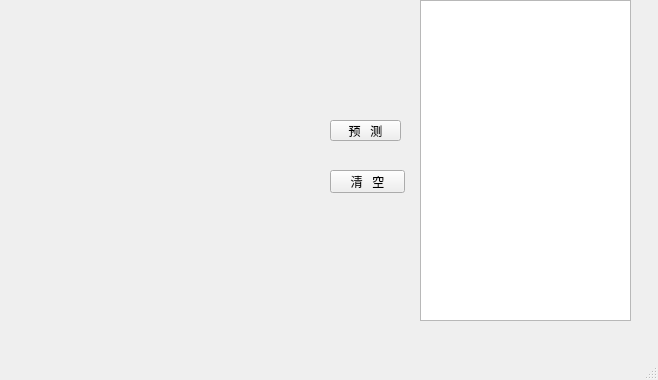
<?xml version="1.0" encoding="UTF-8"?>
<ui version="4.0">
 <class>MainWindow</class>
 <widget class="QMainWindow" name="MainWindow">
  <property name="geometry">
   <rect>
    <x>0</x>
    <y>0</y>
    <width>658</width>
    <height>380</height>
   </rect>
  </property>
  <property name="windowTitle">
   <string>MnistGUI by Tecmus</string>
  </property>
  <widget class="QWidget" name="centralwidget">
   <widget class="DrawPad" name="widget" native="true">
    <property name="geometry">
     <rect>
      <x>0</x>
      <y>10</y>
      <width>291</width>
      <height>321</height>
     </rect>
    </property>
   </widget>
   <widget class="QPushButton" name="pushButton">
    <property name="geometry">
     <rect>
      <x>330</x>
      <y>120</y>
      <width>71</width>
      <height>21</height>
     </rect>
    </property>
    <property name="text">
     <string>预   测</string>
    </property>
   </widget>
   <widget class="QPlainTextEdit" name="plainTextEdit">
    <property name="geometry">
     <rect>
      <x>420</x>
      <y>0</y>
      <width>211</width>
      <height>321</height>
     </rect>
    </property>
    <property name="styleSheet">
     <string notr="true">font: 250pt &quot;Agency FB&quot;;</string>
    </property>
    <property name="plainText">
     <string/>
    </property>
   </widget>
   <widget class="QPushButton" name="pushButton_2">
    <property name="geometry">
     <rect>
      <x>330</x>
      <y>170</y>
      <width>75</width>
      <height>23</height>
     </rect>
    </property>
    <property name="text">
     <string>清   空</string>
    </property>
   </widget>
  </widget>
  <widget class="QMenuBar" name="menubar">
   <property name="geometry">
    <rect>
     <x>0</x>
     <y>0</y>
     <width>658</width>
     <height>23</height>
    </rect>
   </property>
  </widget>
  <widget class="QStatusBar" name="statusbar"/>
 </widget>
 <customwidgets>
  <customwidget>
   <class>DrawPad</class>
   <extends>QWidget</extends>
   <header location="global">DrawPad.h</header>
   <container>1</container>
  </customwidget>
 </customwidgets>
 <resources/>
 <connections>
  <connection>
   <sender>pushButton</sender>
   <signal>clicked()</signal>
   <receiver>MainWindow</receiver>
   <slot>predictNum()</slot>
   <hints>
    <hint type="sourcelabel">
     <x>354</x>
     <y>150</y>
    </hint>
    <hint type="destinationlabel">
     <x>348</x>
     <y>-8</y>
    </hint>
   </hints>
  </connection>
  <connection>
   <sender>pushButton_2</sender>
   <signal>clicked()</signal>
   <receiver>MainWindow</receiver>
   <slot>clearPad()</slot>
   <hints>
    <hint type="sourcelabel">
     <x>381</x>
     <y>207</y>
    </hint>
    <hint type="destinationlabel">
     <x>397</x>
     <y>403</y>
    </hint>
   </hints>
  </connection>
 </connections>
 <slots>
  <slot>predictNum()</slot>
  <slot>clearPad()</slot>
 </slots>
</ui>
